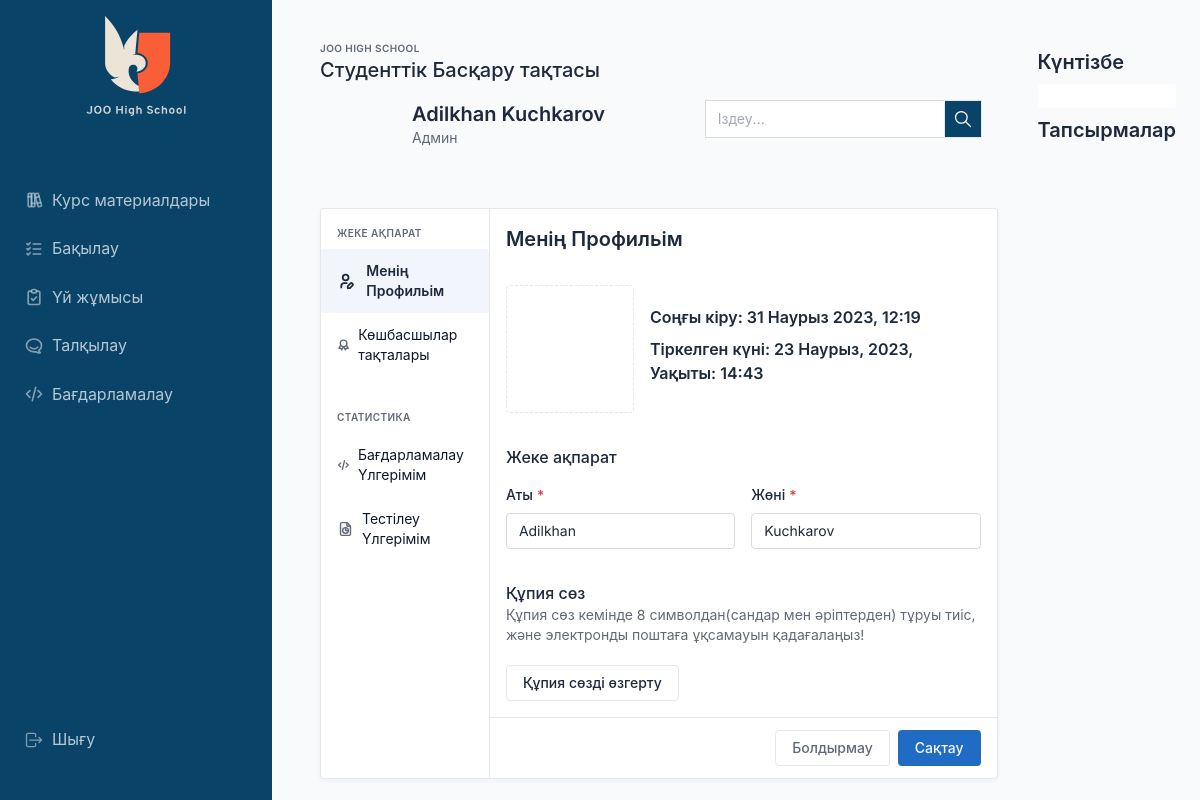
The app's page /profile/1/ (signed in), older data.
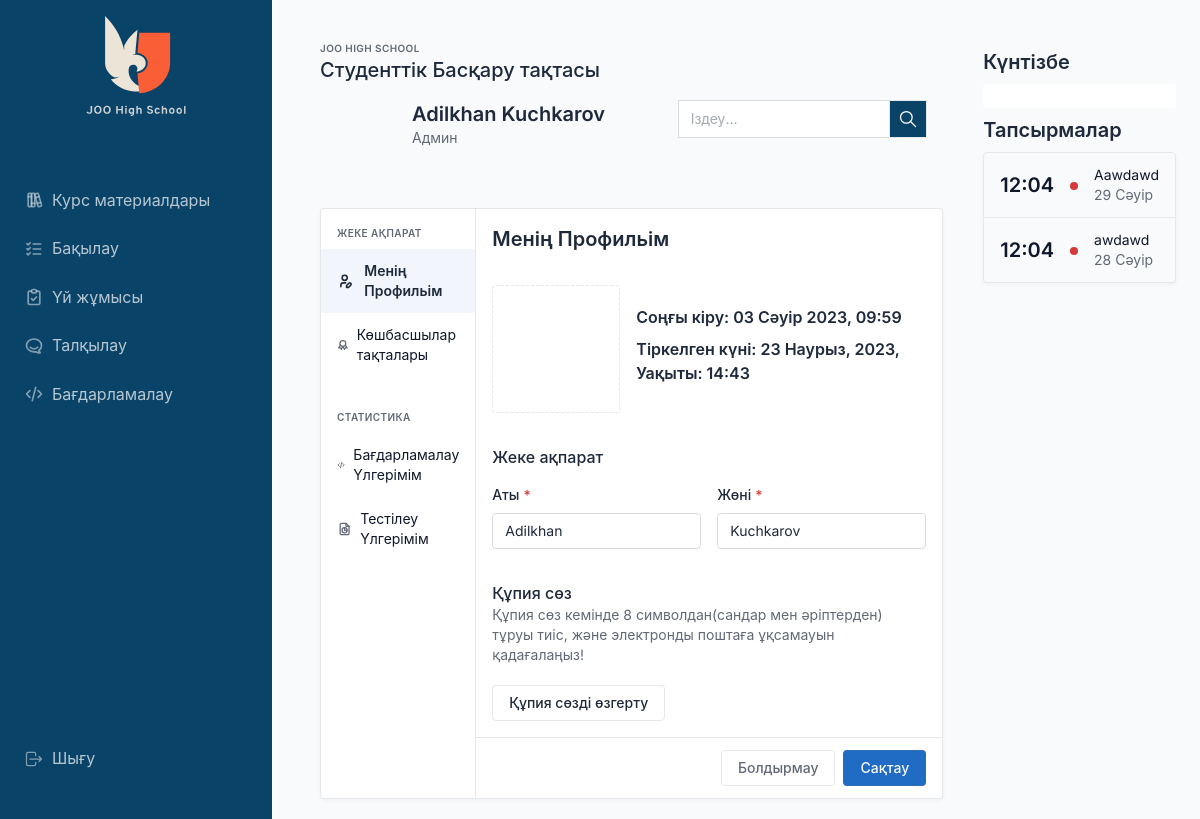
The same page, newer data.
### users/models.py (models this page shows, shortened)
class User(AbstractUser):
    username = None
    email = models.EmailField(unique=True, verbose_name=_("Email Address"))
    first_name = models.CharField(_("first name"), max_length=150, blank=False)
    last_name = models.CharField(_("last name"), max_length=150, blank=False)
    USERNAME_FIELD = 'email'
    REQUIRED_FIELDS = []
    objects = UserManager()

class Profile(models.Model):
    user = models.OneToOneField(get_user_model(), on_delete=models.CASCADE, related_name="profile")
    picture = models.ImageField(upload_to="uploads/", default="default/default-picture.jpg")

### calendarapp/models/event.py (models this page shows, shortened)
class Event(EventAbstract):
    title = models.CharField(max_length=200, unique=True)
    description = models.TextField(null=True, blank=True)
    start_time = models.DateTimeField()
    end_time = models.DateTimeField(null=True, blank=True)
    url = models.CharField(max_length=256, blank=True, null=True)
    objects = EventManager()

### users/views/profile.py (the view, shortened to what this page needs)
# urls.py: path('profile/<int:user_profile_id>/', views.profile, name='profile'),
@login_required
def profile(request, user_profile_id):
    quizzes = Quiz.objects.filter(attempts__user=request.user).order_by(
        '-end_time').distinct().prefetch_related('attempts')
    leaderboard = Leaderboard.objects.values(email=F('user__email'), first_name=F('user__first_name'),
                                             last_name=F('user__last_name'),
                                             picture=F('user__profile__picture')).order_by(
        'user').distinct().annotate(score=Sum('score')).order_by('-score')
    user_profile = Profile.objects.get(id=user_profile_id)
    profile_form = ProfileForm()
    user_form = UserUpdateForm(instance=request.user)
    password_form = PasswordUpdateForm(user=request.user)
    if request.method == 'GET':
        if user_profile.user != request.user:
            return render(request, "base/404.html")
    return render(request, 'users/profile.html',
                  {'profile': user_profile, 'profile_form': profile_form, "user_form": user_form,
                   "password_form": password_form, "quizzes": quizzes, 'leaderboard': leaderboard})

### users/forms/other.py
class ProfileForm(forms.ModelForm):
    picture = forms.ImageField(required=False, widget=forms.FileInput(attrs={"id": "profile-picture-box"}))
    class Meta:
        model = Profile
        fields = ('picture',)

class UserUpdateForm(forms.ModelForm):
    class Meta:
        model = get_user_model()
        fields = ('first_name', 'last_name')

### calendarapp/models/event.py (called while the page is built)
    def get_all_events(self):
        events = Event.objects.filter(is_active=True, is_deleted=False)
        return events

    def get_running_events(self):
        running_events = Event.objects.filter(
            is_active=True,
            is_deleted=False,
            end_time__gte=datetime.now().date(),
        ).order_by("start_time")
        return running_events

### quiz_apps/quiz/templatetags/quiz_tags.py (called while the page is built)
@register.filter(name='has_group')
def has_group(user, group_name):
    return user.groups.filter(name=group_name).exists()

@register.filter
def get_quiz_attempts(quiz_id, user_id):
    return Attempt.objects.filter(quiz_id=quiz_id, status=Attempt.AttemptStatus.ATTEMPTED, user_id=user_id)

### templates/users/profile.html (shortened to what this page needs)
{% extends 'base/content.html' %}
{% load widget_tweaks %}
{% load quiz_tags %}
{% block body %}
    <div class="card">
        <div class="row g-0">
            <div class="col-3 d-none d-md-block border-end">
                <div class="card-body">
                    <h4 class="subheader">Жеке ақпарат</h4>
                    <div class="list-group list-group-tabs list-group-transparent" data-bs-toggle="tabs">
                        <a href="#my-profile" data-bs-toggle="tab"
                           class="list-group-item list-group-item-action d-flex align-items-center active gap-2">
                            Менің Профильім</a>
                        <a href="#leaderboard"
                           class="list-group-item list-group-item-action d-flex align-items-center gap-2"
                           data-bs-toggle="tab">
                            Көшбасшылар тақталары</a>
                        <h4 class="subheader ps-3 mt-4">Статистика</h4>
                        <a href="#" class="list-group-item list-group-item-action d-flex align-items-center gap-2">
                            Бағдарламалау Үлгерімім</a>
                        <a href="#my-test" data-bs-toggle="tab" class="list-group-item list-group-item-action d-flex align-items-center gap-2">
                            Тестілеу Үлгерімім</a>
                    </div>
                </div>
            </div>
            <div class="tab-content col">
                <div class="tab-pane active" id="my-profile">
                    {% include 'users/partials/profile_picture_form.html' %}
                </div>
            </div>
        </div>
    </div>
{% endblock %}

### templates/base/content.html (shortened to what the changed rows need)
{% extends 'base/base.html' %}
{% load static %}
{% load humanize %}
{% load quiz_tags %}
{% block content %}
    <div class="wrapper">
        <aside class="navbar navbar-vertical navbar-expand-lg navbar-dark">
            <div class="container-fluid">
                <h1 class="navbar-brand navbar-brand-autodark">
                    <a href="/">
                        <img src="{% static 'images/logo-light.svg' %}" width="110" height="110" alt="Tabler"
                             class="navbar-brand-image">
                    </a>
                </h1>
            </div>
        </aside>
        <div class="page-wrapper">
            <div class="page-body">
                <div class="container-fluid">
                    <div class="row">
                        <div class="col px-4">
                            <div class="page-header d-print-none">
                                <div class="row align-items-center">
                                    <div class="col">
                                        <h2 class="page-title">
                                            Студенттік Басқару тақтасы
                                        </h2>
                                    </div>
                                </div>
                            </div>
                            <div class="col">
                                <div class="">
                                    <div class="card-body">
                                        <div class="row g-3 align-items-start">
                                            <div class="col-auto">
                                                <span class="avatar avatar-md avatar-rounded bg-cyan"
                                                      style="background: url('{{ user.profile.picture.url }}') no-repeat center; background-size: cover;"></span>
                                            </div>
                                            <div class="col">
                                                <h2 class="m-0">
                                                    <a href="{% url 'users:profile' user.profile.id %}">{{ user.first_name }} {{ user.last_name }}</a>
                                                </h2>
                                            </div>
                                        </div>
                                    </div>
                                </div>
                            </div>
                            <div class="col mt-4">
                                {% block body %}
                                {% endblock %}
                            </div>
                        </div>
                        <div class="col-auto right-sidebar d-none d-md-block">
                            <h2><a href="{% url 'calendarapp:calendar' %}">Күнтізбе</a></h2>
                            <h2 class="mt-2"><a href="{% url 'calendarapp:calendar' %}">Тапсырмалар</a></h2>
                            <div class="card tasks">
                                {% for event in running_events %}
                                    <div class="list-group-item">
                                        <div class="row align-items-center">
                                            <div class="col-auto">
                                                <h2 class="text-reset mb-0">{{ event.end_time|date:"G:i" }}</h2>
                                            </div>
                                            <div class="col-auto"><span class="badge bg-red"></span></div>
                                            <div class="col text-truncate">
                                                <a href="{% if event.url %}{{ event.url }}{% else %}#{% endif %}"
                                                   class="text-reset d-block">{{ event.title }}</a>
                                                <div class="d-block text-muted text-truncate mt-n1">{{ event.end_time|date:"d F" }}</div>
                                            </div>
                                        </div>
                                    </div>
                                {% endfor %}
                            </div>
                        </div>
                    </div>
                </div>
            </div>
        </div>
    </div>
{% endblock %}

### templates/users/partials/profile_picture_form.html (shortened to what this page needs)
{% load widget_tweaks %}
{% load quiz_tags %}
<form class="d-flex flex-column" hx-post="" hx-encoding="multipart/form-data" id="profile-form">
    <div class="card-body">
        <h2 class="mb-4">Менің Профильім</h2>
        <div class="row align-items-center">
            <div class="col-auto">
                <label class="avatar avatar-upload rounded profile-avatar" id="output-box"
                       style="background: url('{{ profile.picture.url }}') no-repeat center; background-size: cover;
                               height: 8rem; width: 8rem;" data-bs-toggle="tooltip" data-bs-placement="top"
                       title="Фотоны өзгерту үшін басыңыз">
                </label>
            </div>
            <div class="col">
                <h3>Соңғы кіру: {{ user.last_login|date:"d F Y, H:i" }}</h3>
                <h3>Тіркелген
                    күні: {{ user.date_joined|date:"d F, Y, Уақыты: H:i" }}</h3>
            </div>
        </div>
        <h3 class="card-title mt-4">Жеке ақпарат</h3>
        <div class="row g-3">
            <div class="col-md-6">
                <label for="id_first_name" class="form-label required">Аты</label>
                {% render_field user_form.first_name class="form-control" %}
            </div>
            <div class="col-md-6">
                <label for="id_last_name" class="form-label required">Жөні</label>
                {% render_field user_form.last_name class="form-control" %}
            </div>
        </div>
        <h3 class="card-title mt-4">Құпия сөз</h3>
        <p class="card-subtitle">Құпия сөз кемінде 8 символдан(сандар мен әріптерден) тұруы тиіс, және
            электронды поштаға ұқсамауын қадағалаңыз!</p>
        <div>
            <a href="#" class="btn" data-bs-toggle="modal" data-bs-target="#modal-password">
                Құпия сөзді өзгерту
            </a>
        </div>
    </div>
    <div class="card-footer bg-transparent mt-auto">
        <div class="btn-list justify-content-end">
            <button type="reset" id="reset-btn" class="btn">
                Болдырмау
            </button>
            <button type="submit" class="btn btn-primary">
                Сақтау
            </button>
        </div>
    </div>
</form>

Row changes from the older to the newer data that the page shows:
changed User "Adilkhan": last_login "31 Наурыз 2023, 12:19" → "03 Сәуір 2023, 09:59"
added Event: end_time "12:04", title "Aawdawd", end_time "29 Сәуір"
added Event: end_time "12:04", title "awdawd", end_time "28 Сәуір"
